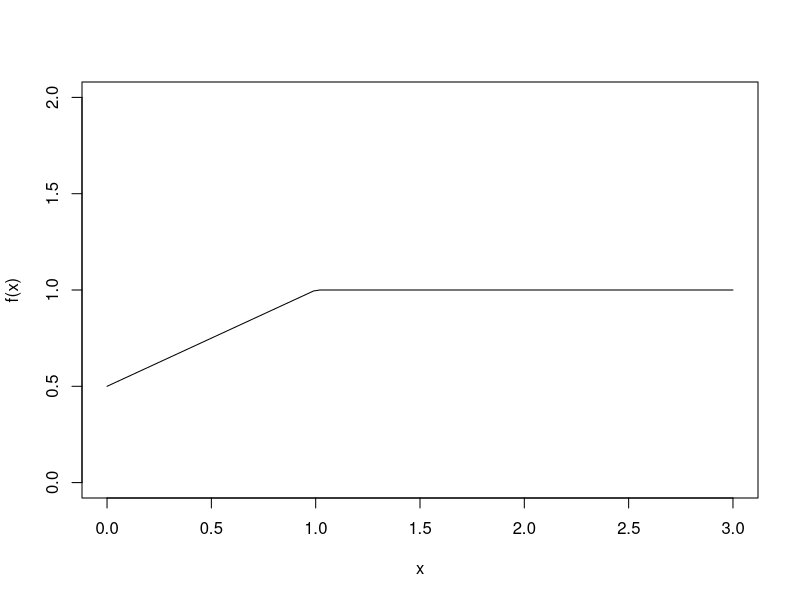

Write R code to recreate this figure.
#Page no. 48

f1=function(x) {(x<0)*(0)+(x>=0 & x<1)*((x+1)/2)+(x>=1)*1}
p1=f1(1/2)-0      
p2=f1(0)-0        
plot(f1,type="l",ylab="f(x)",xlim=c(0,3),ylim=c(0,2))
p1
p2
#The answer may vary due to difference in representation
